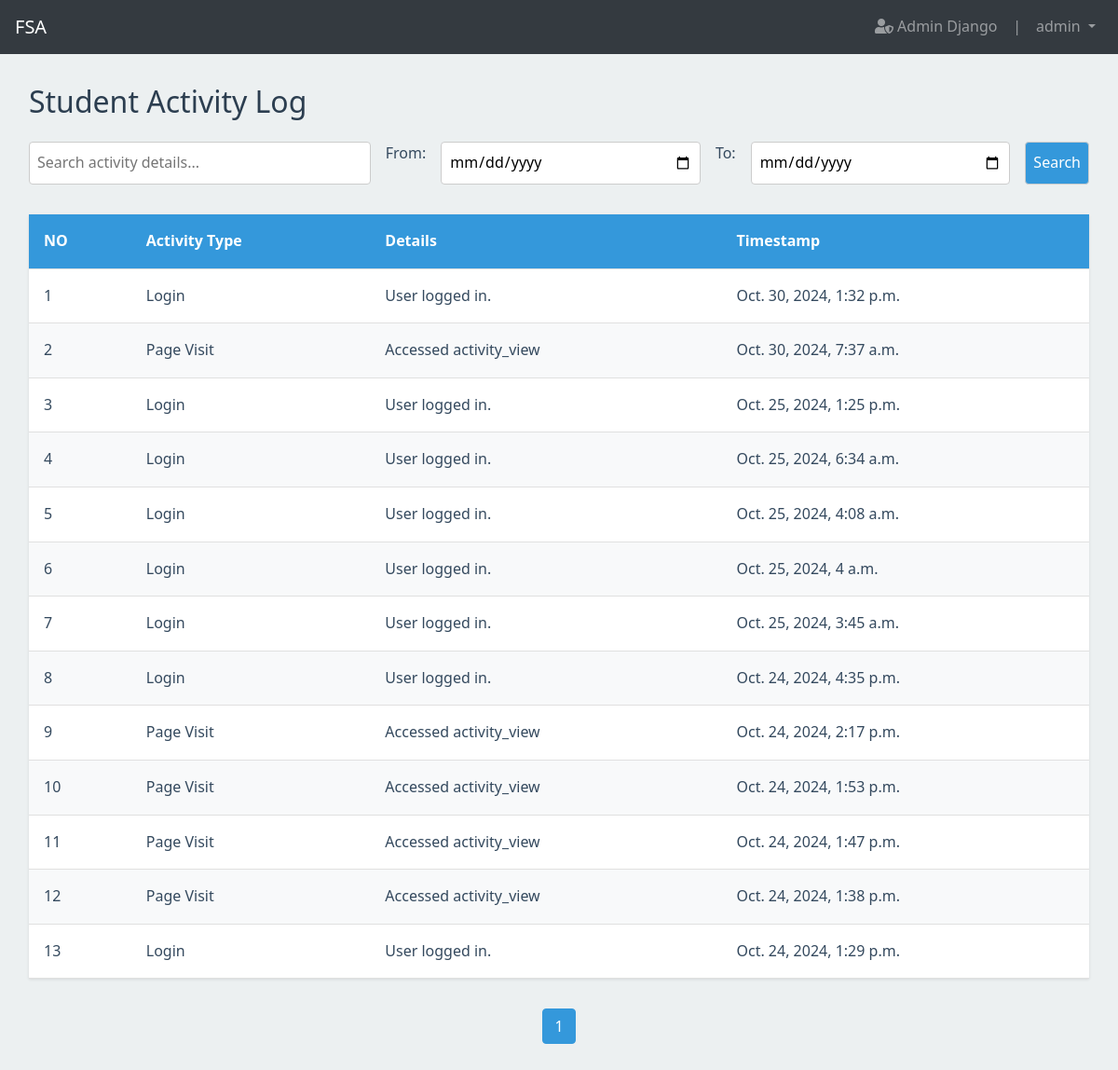
The app's page /activity/ (signed in) with its own data.
### user/models.py (models this page shows)
class User(AbstractUser):
    date_joined = models.DateTimeField(auto_now_add=True)
    training_programs = models.ManyToManyField(TrainingProgram)
    modules = models.ManyToManyField(Module, related_name='assigned_users', blank=True)
    groups = models.ManyToManyField(
        Group,
        blank=True,
        help_text='The groups this user belongs to.',
        verbose_name='groups',
        related_name='custom_user_groups',
    )
    user_permissions = models.ManyToManyField(
        Permission,
        blank=True,
        help_text='Specific permissions for this user.',
        verbose_name='user permissions',
        related_name='custom_user_permissions',
    )

### activity/models.py (models this page shows, shortened)
class UserActivityLog(models.Model):
    log_id = models.AutoField(primary_key=True)
    ACTIVITY_TYPES = [
        ('login', 'Login'),
        ('course_completion', 'Course Completion'),
        ('logout', 'Logout'),
        ('page_visit', 'Page Visit'),
    ]
    user = models.ForeignKey(settings.AUTH_USER_MODEL, on_delete=models.CASCADE)
    activity_type = models.CharField(max_length=100, choices=ACTIVITY_TYPES)
    activity_details = models.TextField(blank=True, null=True)
    activity_timestamp = models.DateTimeField(auto_now_add=True)

### activity/views.py (the view, shortened to what this page needs)
# urls.py: path('', views.activity_view, name = "activity_view")
@login_required
def activity_view(request):
    search_query = request.GET.get('search', '')
    from_date = request.GET.get('from_date', '')
    to_date = request.GET.get('to_date', '')
    activity_logs = UserActivityLog.objects.filter(user=request.user).order_by('-activity_timestamp')
    if search_query:
        activity_logs = activity_logs.filter(activity_details__icontains=search_query)
    if from_date:
        from_date_parsed = parse_date(from_date)
        if from_date_parsed:
            activity_logs = activity_logs.filter(activity_timestamp__gte=from_date_parsed)
    if to_date:
        to_date_parsed = parse_date(to_date)
        if to_date_parsed:
            to_date_with_time = datetime.combine(to_date_parsed, datetime.max.time())
            activity_logs = activity_logs.filter(activity_timestamp__lte=to_date_with_time)
    page_number = request.GET.get('page', 1)
    page_size = 20
    paginator = Paginator(activity_logs, page_size)
    activity_logs_page = paginator.get_page(page_number)
    page_range_start = max(activity_logs_page.number - 2, 1)
    page_range_end = min(activity_logs_page.number + 2, paginator.num_pages)
    page_range = range(page_range_start, page_range_end + 1)  # Include end page
    activity_logs_page.start_index = (activity_logs_page.number - 1) * page_size + 1
    return render(request, 'activity.html', {
        'activity_logs': activity_logs_page,
        'search_query': search_query,
        'from_date': from_date,
        'to_date': to_date,
        'page_range': page_range,
    })

### activity/templates/activity.html (shortened to what this page needs)
{% extends 'base.html' %}
{% block content %}
<div class="container">
    <h2>Student Activity Log</h2>
    <form method="get" class="search-form">
        <input type="text" name="search" placeholder="Search activity details..." value="{{ search_query }}">
        <label for="from_date">From:</label>
        <input type="date" id="from_date" name="from_date" value="{{ from_date }}">
        <label for="to_date">To:</label>
        <input type="date" id="to_date" name="to_date" value="{{ to_date }}">
        <button type="submit">Search</button>
    </form>
    <table class="activity-table">
        <thead>
            <tr>
                <th>NO</th>
                <th>Activity Type</th>
                <th>Details</th>
                <th>Timestamp</th>
            </tr>
        </thead>
        <tbody>
            {% for log in activity_logs %}
                <tr>
                    <td>{{ forloop.counter0|add:activity_logs.start_index }}</td>
                    <td>{{ log.get_activity_type_display }}</td>
                    <td>{{ log.activity_details }}</td>
                    <td>{{ log.activity_timestamp }}</td>
                </tr>
            {% empty %}
                <tr>
                    <td colspan="4">No activity records found.</td>
                </tr>
            {% endfor %}
        </tbody>
    </table>
    <nav aria-label="Page navigation">
        <ul class="pagination">
            {% for num in activity_logs.paginator.page_range %}
                {% if num >= activity_logs.number|add:'-2' and num <= activity_logs.number|add:'2' %}
                    {% if num == activity_logs.number %}
                        <li class="page-item active"><span class="page-link">{{ num }}</span></li>
                    {% else %}
                        <li class="page-item">
                            <a class="page-link" href="?search={{ search_query|urlencode }}&from_date={{ from_date|urlencode }}&to_date={{ to_date|urlencode }}&page={{ num }}">{{ num }}</a>
                        </li>
                    {% endif %}
                {% endif %}
            {% endfor %}
        </ul>
    </nav>
</div>
{% endblock %}

### main/templates/base.html (shortened to what this page needs)
<!DOCTYPE html>
<html lang="en">
<head>
    <link rel="stylesheet" href="https://maxcdn.bootstrapcdn.com/bootstrap/4.5.2/css/bootstrap.min.css">
    <link rel="stylesheet" href="https://cdnjs.cloudflare.com/ajax/libs/font-awesome/5.15.4/css/all.min.css">
</head>
<body>
    <nav class="navbar navbar-expand-lg navbar-dark bg-dark">
        <a class="navbar-brand" href="{% url 'main:home' %}">FSA</a>
        <div class="collapse navbar-collapse">
                {% if request.user.is_authenticated %}
            <ul class="navbar-nav ml-auto">
                <li class="nav-item">
                    <a class="nav-link" href="{% url 'admin:index' %}" target="_blank">
                        <i class="fas fa-user-shield"></i> Admin Django &nbsp;&nbsp;&nbsp;|
                    </a>
                </li>
                <li class="nav-item dropdown">
                    <a class="nav-link dropdown-toggle" href="#" id="navbarDropdown" role="button" data-toggle="dropdown" aria-haspopup="true" aria-expanded="false">
                        {{ request.user.get_full_name|default:request.user.username }}
                    </a>
                </li>
                {% else %}
                <li class="nav-item"><a class="nav-link" href="{% url 'main:register_email' %}">Register</a></li>
                <li class="nav-item"><a class="nav-link" href="{% url 'main:login' %}">Login</a></li>
                {% endif %}
            </ul>
        </div>
    </nav>
    <div class="container-fluid mt-4">
        {% block content %}{% endblock %}
    </div>
</body>
</html>

### activity/templates/activity.html (style rules this page uses)
:root { --primary-color: #3498db; --secondary-color: #2c3e50; --background-color: #ecf0f1; --text-color: #34495e; --accent-color: #e74c3c; }
* { box-sizing: border-box; margin: 0; padding: 0; }
body { font-family: 'Segoe UI', Tahoma, Geneva, Verdana, sans-serif; line-height: 1.6; color: var(--text-color); background-color: var(--background-color); }
.container { max-width: 1200px; margin: 2rem auto; padding: 0 1rem; }
h2 { color: var(--secondary-color); margin-bottom: 1.5rem; }
.search-form { display: flex; gap: 1rem; margin-bottom: 2rem; }
.search-form input, .search-form button { padding: 0.5rem; border: 1px solid #ccc; border-radius: 4px; font-size: 1rem; }
.search-form input[type="text"], .search-form input[type="date"] { flex-grow: 1; }
.search-form button { background-color: var(--primary-color); color: white; cursor: pointer; transition: background-color 0.3s ease; }
.activity-table { width: 100%; border-collapse: collapse; background-color: white; box-shadow: 0 1px 3px rgba(0, 0, 0, 0.1); }
.activity-table th, .activity-table td { padding: 1rem; text-align: left; border-bottom: 1px solid #e0e0e0; }
.activity-table th { background-color: var(--primary-color); color: white; font-weight: bold; }
.activity-table tr:nth-child(even) { background-color: #f8f9fa; }
.pagination { display: flex; justify-content: center; list-style-type: none; margin-top: 2rem; }
.page-item { margin: 0 0.25rem; }
.page-link { display: block; padding: 0.5rem 0.75rem; color: var(--primary-color); background-color: white; border: 1px solid #dee2e6; border-radius: 4px; text-decoration: none; transition: all 0.3s ease; }
.page-item.active .page-link { background-color: var(--primary-color); color: white; border-color: var(--primary-color); }

### records on screen
User: user.get_full_name "admin"
UserActivityLog: activity_type "Login", activity_details "User logged in.", activity_timestamp "Oct. 30, 2024, 1:32 p.m."
UserActivityLog: activity_type "Page Visit", activity_details "Accessed activity_view", activity_timestamp "Oct. 30, 2024, 7:37 a.m."
UserActivityLog: activity_type "Login", activity_details "User logged in.", activity_timestamp "Oct. 25, 2024, 1:25 p.m."
UserActivityLog: activity_type "Login", activity_details "User logged in.", activity_timestamp "Oct. 25, 2024, 6:34 a.m."
UserActivityLog: activity_type "Login", activity_details "User logged in.", activity_timestamp "Oct. 25, 2024, 4:08 a.m."
UserActivityLog: activity_type "Login", activity_details "User logged in.", activity_timestamp "Oct. 25, 2024, 4 a.m."
UserActivityLog: activity_type "Login", activity_details "User logged in.", activity_timestamp "Oct. 25, 2024, 3:45 a.m."
UserActivityLog: activity_type "Login", activity_details "User logged in.", activity_timestamp "Oct. 24, 2024, 4:35 p.m."
UserActivityLog: activity_type "Page Visit", activity_details "Accessed activity_view", activity_timestamp "Oct. 24, 2024, 2:17 p.m."
UserActivityLog: activity_type "Page Visit", activity_details "Accessed activity_view", activity_timestamp "Oct. 24, 2024, 1:53 p.m."
UserActivityLog: activity_type "Page Visit", activity_details "Accessed activity_view", activity_timestamp "Oct. 24, 2024, 1:47 p.m."
UserActivityLog: activity_type "Page Visit", activity_details "Accessed activity_view", activity_timestamp "Oct. 24, 2024, 1:38 p.m."
UserActivityLog: activity_type "Login", activity_details "User logged in.", activity_timestamp "Oct. 24, 2024, 1:29 p.m."

### other values on screen
{{ num }} "1"
